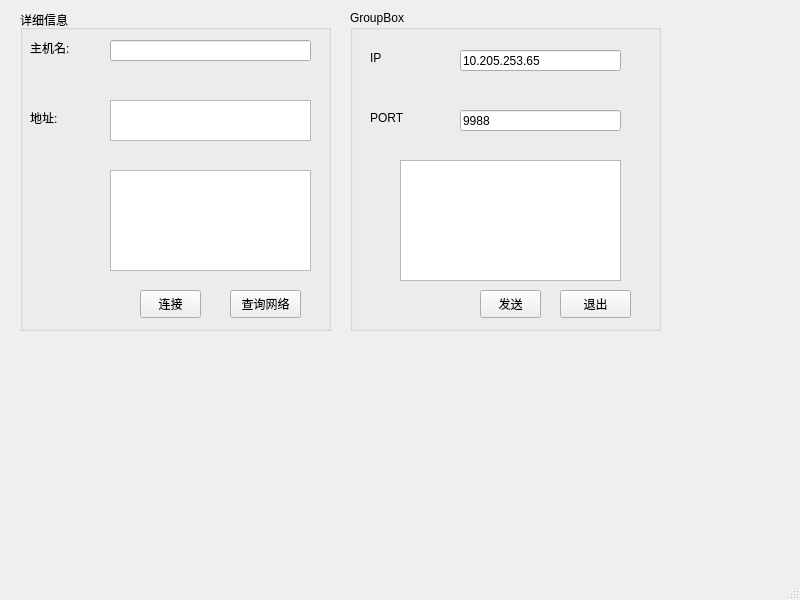
<?xml version="1.0" encoding="UTF-8"?>
<ui version="4.0">
 <class>MainWindow</class>
 <widget class="QMainWindow" name="MainWindow">
  <property name="geometry">
   <rect>
    <x>0</x>
    <y>0</y>
    <width>800</width>
    <height>600</height>
   </rect>
  </property>
  <property name="windowTitle">
   <string>MainWindow</string>
  </property>
  <widget class="QWidget" name="centralwidget">
   <widget class="QGroupBox" name="groupBox">
    <property name="geometry">
     <rect>
      <x>20</x>
      <y>10</y>
      <width>311</width>
      <height>321</height>
     </rect>
    </property>
    <property name="title">
     <string>详细信息</string>
    </property>
    <widget class="QLabel" name="label">
     <property name="geometry">
      <rect>
       <x>10</x>
       <y>30</y>
       <width>72</width>
       <height>15</height>
      </rect>
     </property>
     <property name="text">
      <string>主机名:</string>
     </property>
    </widget>
    <widget class="QLabel" name="label_2">
     <property name="geometry">
      <rect>
       <x>10</x>
       <y>100</y>
       <width>72</width>
       <height>15</height>
      </rect>
     </property>
     <property name="text">
      <string>地址:</string>
     </property>
    </widget>
    <widget class="QLineEdit" name="lineEditLocalHostName">
     <property name="geometry">
      <rect>
       <x>90</x>
       <y>30</y>
       <width>201</width>
       <height>21</height>
      </rect>
     </property>
    </widget>
    <widget class="QTextEdit" name="edtRecv">
     <property name="geometry">
      <rect>
       <x>90</x>
       <y>160</y>
       <width>201</width>
       <height>101</height>
      </rect>
     </property>
    </widget>
    <widget class="QPushButton" name="btnConnect">
     <property name="geometry">
      <rect>
       <x>120</x>
       <y>280</y>
       <width>61</width>
       <height>28</height>
      </rect>
     </property>
     <property name="text">
      <string>连接</string>
     </property>
    </widget>
    <widget class="QPushButton" name="pushButton_2">
     <property name="geometry">
      <rect>
       <x>210</x>
       <y>280</y>
       <width>71</width>
       <height>28</height>
      </rect>
     </property>
     <property name="text">
      <string>查询网络</string>
     </property>
    </widget>
    <widget class="QTextEdit" name="textEditAddress">
     <property name="geometry">
      <rect>
       <x>90</x>
       <y>90</y>
       <width>201</width>
       <height>41</height>
      </rect>
     </property>
    </widget>
   </widget>
   <widget class="QGroupBox" name="groupBox_2">
    <property name="geometry">
     <rect>
      <x>350</x>
      <y>10</y>
      <width>311</width>
      <height>321</height>
     </rect>
    </property>
    <property name="title">
     <string>GroupBox</string>
    </property>
    <widget class="QLabel" name="label_3">
     <property name="geometry">
      <rect>
       <x>20</x>
       <y>40</y>
       <width>72</width>
       <height>15</height>
      </rect>
     </property>
     <property name="text">
      <string>IP</string>
     </property>
    </widget>
    <widget class="QLabel" name="label_4">
     <property name="geometry">
      <rect>
       <x>20</x>
       <y>100</y>
       <width>72</width>
       <height>15</height>
      </rect>
     </property>
     <property name="text">
      <string>PORT</string>
     </property>
    </widget>
    <widget class="QLineEdit" name="edtIP">
     <property name="geometry">
      <rect>
       <x>110</x>
       <y>40</y>
       <width>161</width>
       <height>21</height>
      </rect>
     </property>
     <property name="text">
      <string>10.205.253.65</string>
     </property>
    </widget>
    <widget class="QLineEdit" name="edtPort">
     <property name="geometry">
      <rect>
       <x>110</x>
       <y>100</y>
       <width>161</width>
       <height>21</height>
      </rect>
     </property>
     <property name="text">
      <string>9988</string>
     </property>
    </widget>
    <widget class="QTextEdit" name="edtSend">
     <property name="geometry">
      <rect>
       <x>50</x>
       <y>150</y>
       <width>221</width>
       <height>121</height>
      </rect>
     </property>
    </widget>
    <widget class="QPushButton" name="btnSend">
     <property name="geometry">
      <rect>
       <x>130</x>
       <y>280</y>
       <width>61</width>
       <height>28</height>
      </rect>
     </property>
     <property name="text">
      <string>发送</string>
     </property>
    </widget>
    <widget class="QPushButton" name="pushButton_4">
     <property name="geometry">
      <rect>
       <x>210</x>
       <y>280</y>
       <width>71</width>
       <height>28</height>
      </rect>
     </property>
     <property name="text">
      <string>退出</string>
     </property>
    </widget>
   </widget>
  </widget>
  <widget class="QMenuBar" name="menubar">
   <property name="geometry">
    <rect>
     <x>0</x>
     <y>0</y>
     <width>800</width>
     <height>26</height>
    </rect>
   </property>
  </widget>
  <widget class="QStatusBar" name="statusbar"/>
 </widget>
 <resources/>
 <connections/>
</ui>
